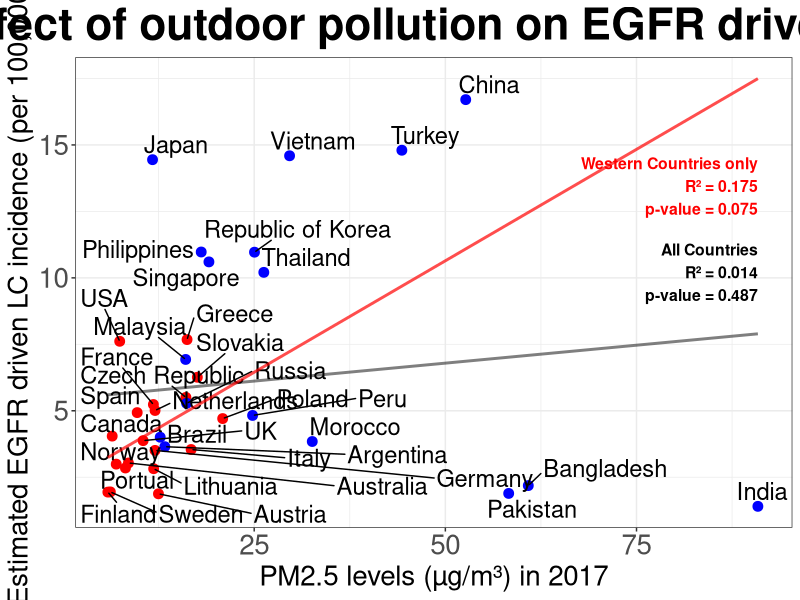
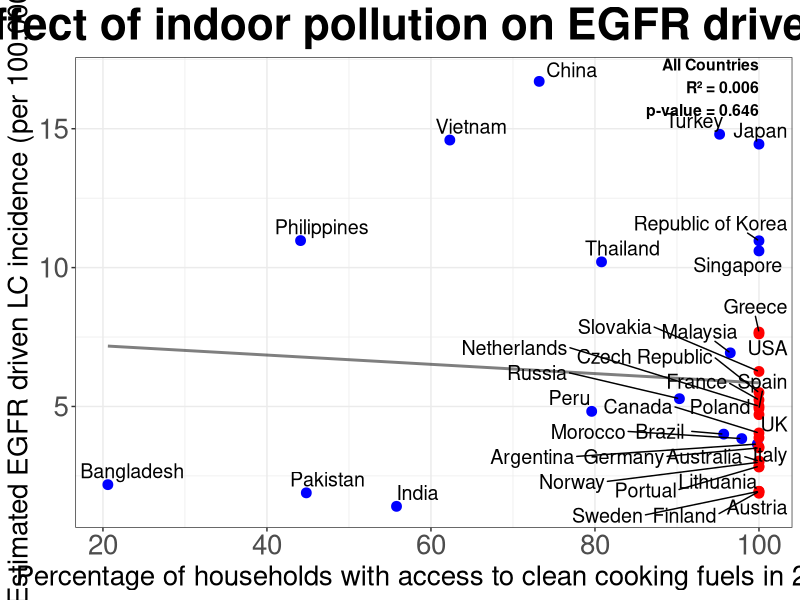

Source code (R) for these figures, in order:
library(tidyverse)
library(ggplot2)
library(ggrepel)

setwd("~/Desktop/AIIMS/letter_to_editor")

western_countries <- c('AUS', 'AUT', 'CAN', 'CZE', 'DEU',
                       'ESP', 'FIN', 'FRA', 'GBR', 'GRC',
                       'ITA', 'LTU', 'NLD', 'NOR', 'POL',
                       'PRT', 'SVK', 'SWE', 'USA')

## Get input data
globocan_lc_incidence <- read.csv("data/Global_estimated_lung_cancer_incidence_rates_both_sexes.csv")
EGFR_lc <- read.csv("data/EGFR_positive_estimated_incidence.csv")
df_pol <- read.csv("data/PM2.5-air-pollution.csv")
df_clean_fuel <- read.csv("data/Clean_fuel.csv")

# Prepare Lung cancer incidence rates for 36 countries
df_EGFR <- inner_join(globocan_lc_incidence, EGFR_lc, by = "ISO_code")
df_EGFR <- select(df_EGFR, -Country_name)
df_EGFR$EGFR_incidence_rate <- (df_EGFR$LC_ASR_both_sexes * df_EGFR$mEGFR_freq_overall) / 100

# Filter df_pol to only year 2017
df_pol <- filter(df_pol, year == 2017)
df_clean_fuel <- filter(df_clean_fuel, Year == 2017)

# Get final dataframes for modeling
df_EGFR_pol <- merge(df_EGFR, df_pol, by = "ISO_code") %>%
  select(ISO_code, Country, PM2.5, EGFR_incidence_rate)

west_df_EGFR_pol <- df_EGFR_pol[df_EGFR_pol$ISO_code %in% western_countries, ]

df_EGFR_fuel <- merge(df_EGFR, df_clean_fuel, by = "ISO_code") %>%
  select(ISO_code, Country, Clean_fuels, EGFR_incidence_rate)

west_df_EGFR_fuel <- df_EGFR_fuel[df_EGFR_fuel$ISO_code %in% western_countries, ]

## Scatterplot PM 2.5 levels vs EGFR+ NSCLC incidence rate
options(ggrepel.max.overlaps = Inf)

# Create the scatter plot for outdoor pollution
p <- ggplot(df_EGFR_pol, aes(x = PM2.5, y = EGFR_incidence_rate, label = Country)) +
  geom_point(size = 3, color = ifelse(df_EGFR_pol$ISO_code %in% western_countries, "red", "blue")) +
  geom_text_repel(size = 6, nudge_x = 0.25, nudge_y = 0.07) +
  geom_smooth(method = "lm", se = FALSE, fullrange = TRUE, color = alpha("black", 0.5), formula = y ~ x) +
  geom_smooth(data = west_df_EGFR_pol, method = "lm", se = FALSE, color = alpha("red", 0.7), formula = y ~ x + I(x > 5), fullrange = TRUE) +
  labs(title = "Effect of outdoor pollution on EGFR driven LC",
       x = "PM2.5 levels (µg/m³) in 2017",
       y = "Estimated EGFR driven LC incidence (per 100,000)") +
  theme_bw() +
  theme(plot.title = element_text(hjust = 0.5, size =   32, face = "bold"),
        axis.title = element_text(size = 20),
        axis.text = element_text(size = 20),
        plot.caption = element_text(hjust = 1, size = 16)) 

# Calculate the R value for df_EGFR_pol
outdoor_model <- lm(EGFR_incidence_rate ~ PM2.5, data = df_EGFR_pol)
r_squared_out <- summary(outdoor_model)$r.squared
p_value_out <- summary(outdoor_model)$coef[2, 4]  # Extract the p-value

# Calculate the R value for west_df_EGFR_pol
outdoor_model_west <- lm(EGFR_incidence_rate ~ PM2.5, data = west_df_EGFR_pol)
r_squared_west <- summary(outdoor_model_west)$r.squared
p_value_west <- summary(outdoor_model_west)$coef[2, 4]  # Extract the p-value

# Add the R-squared and p-value to the plot
scatter_EGFR_PM2.5 <- p +
  annotate("text", x = max(df_EGFR_pol$PM2.5), y = max(df_EGFR_pol$EGFR_incidence_rate),
           label = paste0("All Countries\nR² = ", round(r_squared_out, 3), "\np-value = ", round(p_value_out, 3)),
           hjust = 1, vjust = 3.5, size = 4, fontface = "bold", color = "black") +
  annotate("text", x = max(df_EGFR_pol$PM2.5), y = max(df_EGFR_pol$EGFR_incidence_rate),
           label = paste0("Western Countries only\nR² = ", round(r_squared_west, 3), "\np-value = ", round(p_value_west, 3)),
           hjust = 1, vjust = 2, size = 4, fontface = "bold", color = "red")

# Display the scatter plot with R-squared, p-values, and updated settings
scatter_EGFR_PM2.5

# Create the scatter plot for indoor pollution
q <- ggplot(df_EGFR_fuel, aes(x = Clean_fuels, y = EGFR_incidence_rate, label = Country)) +
  geom_point(size = 3, color = ifelse(df_EGFR_pol$ISO_code %in% western_countries, "red", "blue")) +
  geom_text_repel(size = 5, nudge_x = 0.1, nudge_y = 0.1) +
  geom_smooth(method = "lm", se = FALSE, color = alpha("black", 0.5), formula = y ~ x) +
  labs(title = "Effect of indoor pollution on EGFR driven LC",
       x = "Percentage of households with access to clean cooking fuels in 2017",
       y = "Estimated EGFR driven LC incidence (per 100,000)") +
  theme_bw() +
  theme(plot.title = element_text(hjust = 0.5, size = 32, face = "bold"),
        axis.title = element_text(size = 20),
        axis.text = element_text(size = 20),
        plot.caption = element_text(hjust = 1, size = 16))

# Calculate the R value for df_EGFR_fuel
indoor_model <- lm(EGFR_incidence_rate ~ Clean_fuels, data = df_EGFR_fuel)
r_squared_in <- summary(indoor_model)$r.squared
p_value_in <- summary(indoor_model)$coef[2, 4]  # Extract the p-value

scatter_EGFR_fuel <- q +
  annotate("text", x = max(df_EGFR_fuel$Clean_fuels), y = max(df_EGFR_fuel$EGFR_incidence_rate),
           label = paste0("All Countries\nR² = ", round(r_squared_in, 3), "\np-value = ", round(p_value_in, 3)),
           hjust = 1, vjust = 0.6, size = 4, fontface = "bold", color = "black")

# Display the scatter plot with R-squared, p-values, and updated settings
scatter_EGFR_fuel


